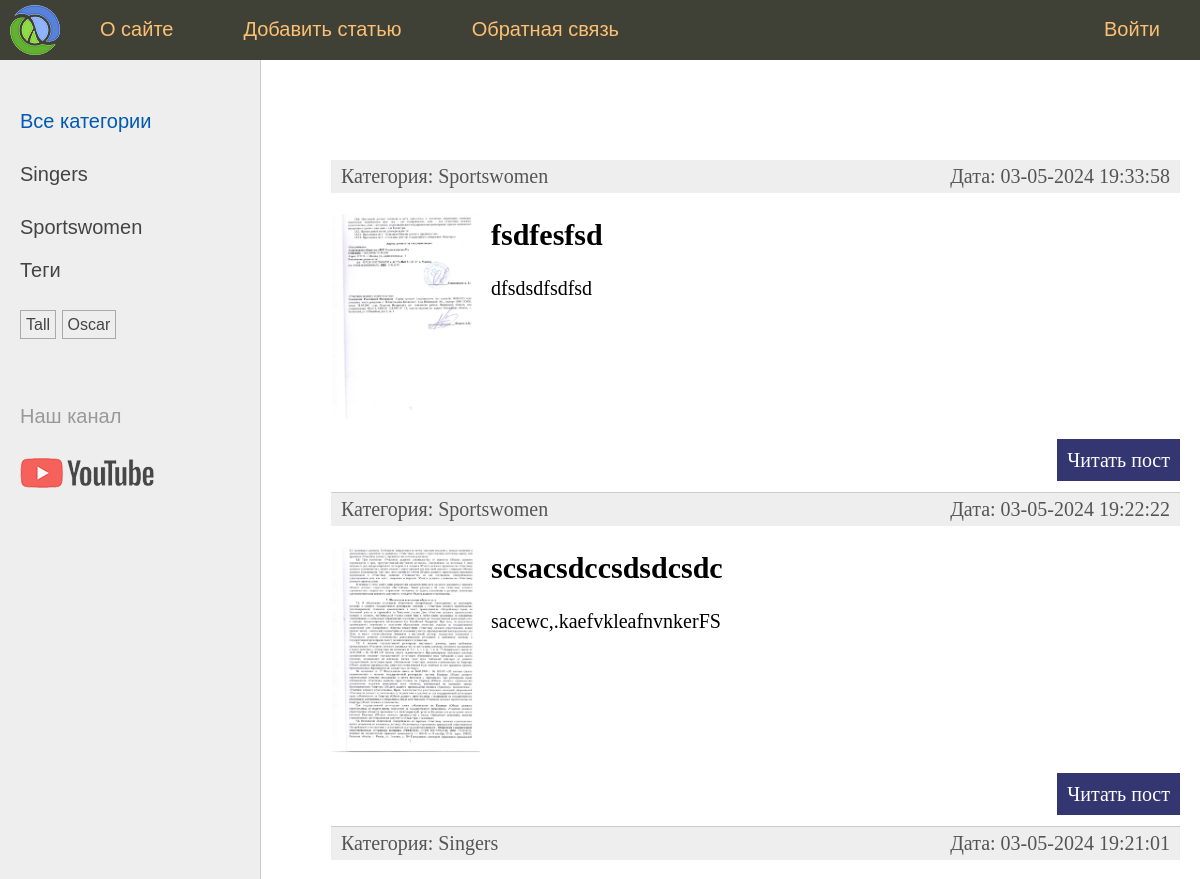
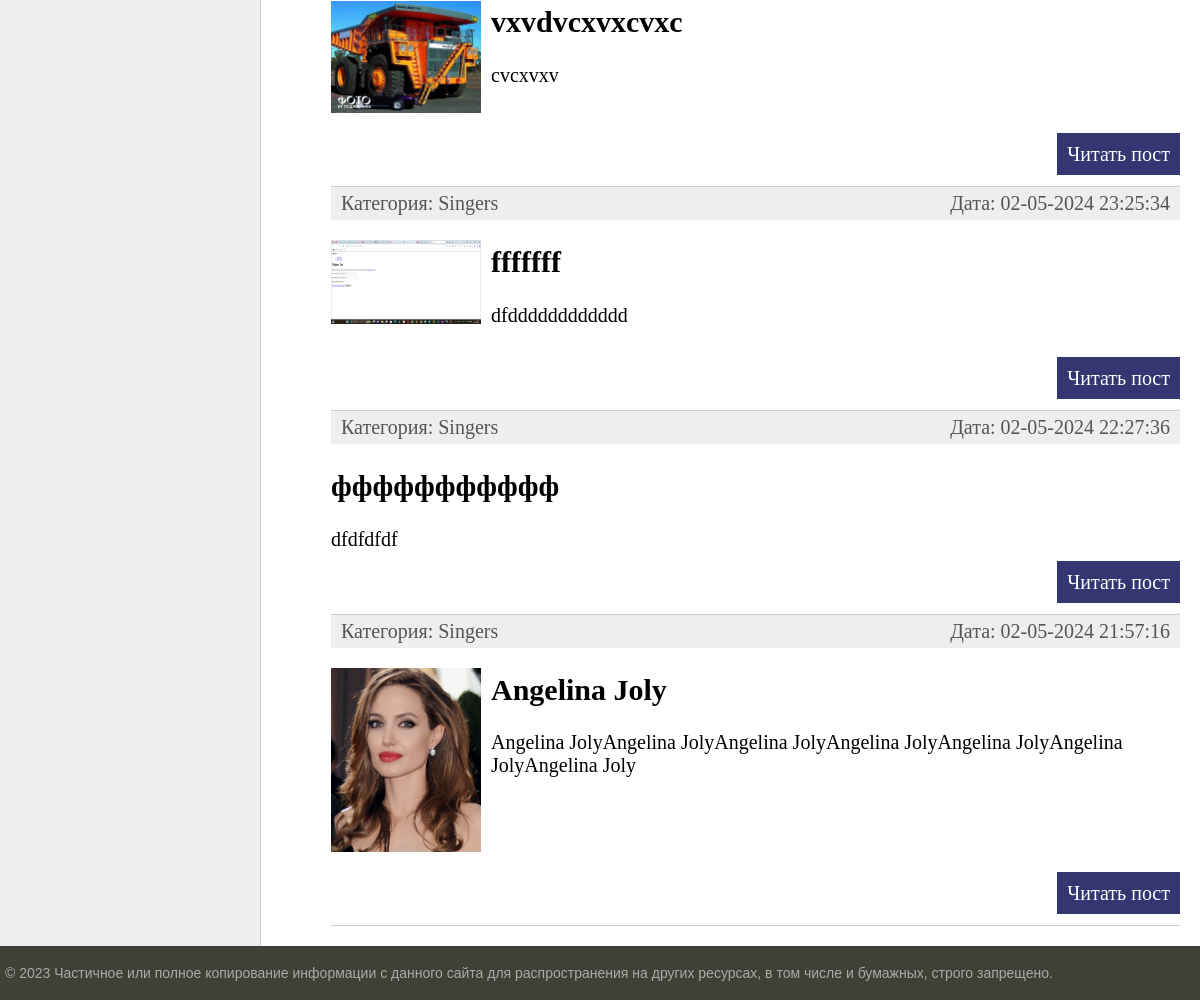
Screenshot of /women/ with the database file from the repository (2 pictures, top to bottom).
### women/models.py (models this page shows, shortened)
class Category(models.Model):
    slug = models.SlugField(max_length=60, unique=True, db_index=True, verbose_name='URL')
    name = models.CharField(max_length=100, db_index=True)
    def get_absolute_url(self):
        return reverse('category', kwargs={'post_slug': self.slug})
    def __str__(self):
        return f'{self.name}'

class Tag(models.Model):
    slug = models.SlugField(max_length=60, unique=True, db_index=True,
                           )
    name = models.CharField(max_length=100, db_index=True)
    def get_absolute_url(self):
        return reverse('tag', kwargs={'tag_slug':self.slug})

class Women(models.Model):
    slug = models.SlugField(max_length=60, unique=True, db_index=True, verbose_name='URL')
    title = models.CharField(max_length=255, verbose_name='Заголовок')
    content = models.TextField(verbose_name='Содержание')
    photo = models.ImageField(upload_to='photos/%Y/%m/%d/', verbose_name='Фото', blank=True)
    time_created = models.DateTimeField(auto_now_add=True)
    time_updated = models.DateTimeField(auto_now=True)
    is_published = models.BooleanField(default=True, verbose_name="Опубликовано")
    cat = models.ForeignKey('Category', on_delete=models.PROTECT, related_name='posts')
    tag = models.ManyToManyField('Tag', blank=True, related_name='tags', verbose_name='теги')
    husband = models.OneToOneField('Husband', on_delete=models.SET_NULL, null=True, blank=True)
    def get_absolute_url(self):
        return reverse('post', kwargs={'post_slug': self.slug})
    class Meta:
        verbose_name = 'Известные женщины'
        verbose_name_plural = 'Известные женщины'
        ordering = ['-time_created', '-title']
        indexes = [
            models.Index(fields=['-time_created'])
        ]

### women/views.py (the view)
# urls.py: path('', index, name='home'),  # http://127.0.0.1:8000
def index(request):
    categories = Category.objects.filter(posts__is_published=True).distinct()
    women = Women.objects.filter(is_published=True).select_related('cat')
    tags = Tag.objects.filter(tags__is_published=True).distinct()
    context = {
        'cat_selected': 0,
        'title': 'женщины',
        'women': women,
        'categories': categories,
        'selected': 1,
        'tags': tags,
    }
    return render(request, 'women/index.html', context=context)

### women/templatetags/women_tags.py (called while the page is built)
@register.inclusion_tag('women/menu_categories.html')
def show_menu(menu_selected=None):
    menu = views.menu
    return {'menu': menu, 'menu_selected': menu_selected}

### women/templates/women/index.html (shortened to what this page needs)
{% extends 'base.html' %}
{% block content %}
<ul class="list-articles">
{% for w in women %}
  <li>
  <div class="article-panel">
    <p class="first">Категория: {{ w.cat }}</p>
    <p class='last'>Дата: {{ w.time_updated|date:'d-m-Y H:i:s' }}</p>
  </div>
  {% if w.photo %}
  <p><img class="img-article-left thumb" src="{{ w.photo.url }}" alt=""></p>
    {% endif %}
    <h2>{{w.title}}</h2>
    <p>{{ w.content }}</p>
     <p class="link-read-post"><a href="{{ w.get_absolute_url }}">Читать пост</a>
    </p>
  </li>
  {% endfor %}
</ul>
{% endblock %}

### templates/base.html (shortened to what this page needs)
{% load static %}
{% load women_tags %}
<!DOCTYPE html>
<html>
<head>
	<link type="text/css" href="{% static 'women/css/styles.css' %}" rel="stylesheet" />
</head>
<body>
<table class="table-page" border=0 cellpadding="0" cellspacing="0">
<tr><td valign=top>
{% block mainmenu %}
{% show_menu menu_selected %}
{% endblock mainmenu %}
<table class="table-content" border=0 cellpadding="0" cellspacing="0">
<tr>
	<td valign="top" class="left-chapters">
	<ul id="leftchapters">
    {% if cat_selected == 0  %}
    <li class="selected">Все категории</li>
    {% else %}
    <li><a href="{% url 'home' %}">Все категории</a></li>
    {% endif %}
    {% for c in categories %}
  {% if cat_selected == c.slug %}
    <li class="selected">{{c.name}}</li>
    {% else %}
    <li><a href="{{ c.get_absolute_url }}">{{ c.name }}</a></li>
  {% endif %}
    {% endfor %}
		<p>Теги</p>
    <li>
    <ul class="tags-list">
    {% for tag in tags %}
    {% if tag.slug == tag_selected %}
    <li>{{ tag.name }} </li>
    {% else %}
    <li> <a href="{{ tag.get_absolute_url }}">{{ tag.name }}</a></li>
    {% endif %}
    {% endfor %}
     </ul>
      </li>
		<li class="share">
		<p>Наш канал</p>
		<a class="share-yt" href="https://www.youtube.com/channel/UClJzWfGWuGJL2t-3dYKcHTA/playlists" target="_blank" rel="nofollow"></a>
		</li>
	</ul>
</td>
<td valign="top" class="content">
	<div class="content-text">
{% block content %}
{% endblock %}
	</div>
</td></tr></table>
</td></tr>
<tr><td valign=top>
	<div id="footer">
		<p>&copy; 2023 Частичное или полное копирование информации с данного сайта для распространения на других ресурсах, в том числе и бумажных, строго запрещено.</p>
	</div>
</td></tr></table>
</body>
</html>

### rows the page displays
Category: name "Singers"
Category: name "Sportswomen"
Tag: name "Tall"
Tag: name "Oscar"
Women: cat "Sportswomen", time_updated "03-05-2024 19:33:58", photo (picture), title "fsdfesfsd", content "dfsdsdfsdfsd"
Women: cat "Sportswomen", time_updated "03-05-2024 19:22:22", photo (picture), title "scsacsdccsdsdcsdc", content "sacewc,.kaefvkleafnvnkerFS"
Women: cat "Singers", time_updated "03-05-2024 19:21:01", photo (picture), title "vxvdvcxvxcvxc", content "cvcxvxv"
Women: cat "Singers", time_updated "02-05-2024 23:25:34", photo (picture), title "fffffff", content "dfdddddddddddd"
Women: cat "Singers", time_updated "02-05-2024 22:27:36", title "ффффффффффф", content "dfdfdfdf"
Women: cat "Singers", time_updated "02-05-2024 21:57:16", photo (picture), title "Angelina Joly", content "Angelina JolyAngelina JolyAngelina JolyAngelina JolyAngelina JolyAngelina JolyAngelina Joly"

### other values shown
{{ m.title }} "О сайте" "Добавить статью" "Обратная связь" "Войти"
